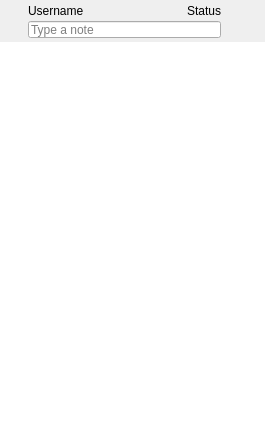
<?xml version="1.0" encoding="UTF-8"?>
<ui version="4.0">
 <class>MainWindow</class>
 <widget class="QWidget" name="MainWindow">
  <property name="geometry">
   <rect>
    <x>0</x>
    <y>0</y>
    <width>265</width>
    <height>445</height>
   </rect>
  </property>
  <property name="windowTitle">
   <string>Form</string>
  </property>
  <layout class="QVBoxLayout" name="verticalLayout_2">
   <property name="spacing">
    <number>0</number>
   </property>
   <property name="margin">
    <number>0</number>
   </property>
   <item>
    <widget class="QFrame" name="frame">
     <property name="minimumSize">
      <size>
       <width>0</width>
       <height>40</height>
      </size>
     </property>
     <property name="maximumSize">
      <size>
       <width>16777215</width>
       <height>40</height>
      </size>
     </property>
     <property name="frameShape">
      <enum>QFrame::NoFrame</enum>
     </property>
     <layout class="QHBoxLayout" name="horizontalLayout_2">
      <property name="spacing">
       <number>0</number>
      </property>
      <property name="leftMargin">
       <number>0</number>
      </property>
      <property name="topMargin">
       <number>0</number>
      </property>
      <property name="rightMargin">
       <number>0</number>
      </property>
      <property name="bottomMargin">
       <number>2</number>
      </property>
      <item>
       <spacer name="horizontalSpacer_2">
        <property name="orientation">
         <enum>Qt::Horizontal</enum>
        </property>
        <property name="sizeType">
         <enum>QSizePolicy::Fixed</enum>
        </property>
        <property name="sizeHint" stdset="0">
         <size>
          <width>2</width>
          <height>20</height>
         </size>
        </property>
       </spacer>
      </item>
      <item>
       <layout class="QVBoxLayout" name="statusLayout">
        <property name="spacing">
         <number>0</number>
        </property>
        <item>
         <spacer name="verticalSpacer">
          <property name="orientation">
           <enum>Qt::Vertical</enum>
          </property>
          <property name="sizeHint" stdset="0">
           <size>
            <width>20</width>
            <height>13</height>
           </size>
          </property>
         </spacer>
        </item>
       </layout>
      </item>
      <item>
       <spacer name="horizontalSpacer_3">
        <property name="orientation">
         <enum>Qt::Horizontal</enum>
        </property>
        <property name="sizeType">
         <enum>QSizePolicy::Fixed</enum>
        </property>
        <property name="sizeHint" stdset="0">
         <size>
          <width>6</width>
          <height>20</height>
         </size>
        </property>
       </spacer>
      </item>
      <item>
       <layout class="QVBoxLayout" name="infoLayout">
        <property name="spacing">
         <number>0</number>
        </property>
        <item>
         <layout class="QHBoxLayout" name="horizontalLayout">
          <item>
           <widget class="lmLabel" name="lblUserName">
            <property name="sizePolicy">
             <sizepolicy hsizetype="Expanding" vsizetype="Preferred">
              <horstretch>0</horstretch>
              <verstretch>0</verstretch>
             </sizepolicy>
            </property>
            <property name="text">
             <string>Username</string>
            </property>
            <property name="alignment">
             <set>Qt::AlignLeading|Qt::AlignLeft|Qt::AlignVCenter</set>
            </property>
           </widget>
          </item>
          <item>
           <spacer name="horizontalSpacer">
            <property name="orientation">
             <enum>Qt::Horizontal</enum>
            </property>
            <property name="sizeType">
             <enum>QSizePolicy::Fixed</enum>
            </property>
            <property name="sizeHint" stdset="0">
             <size>
              <width>2</width>
              <height>20</height>
             </size>
            </property>
           </spacer>
          </item>
          <item>
           <widget class="QLabel" name="lblStatus">
            <property name="sizePolicy">
             <sizepolicy hsizetype="Preferred" vsizetype="Preferred">
              <horstretch>0</horstretch>
              <verstretch>0</verstretch>
             </sizepolicy>
            </property>
            <property name="minimumSize">
             <size>
              <width>0</width>
              <height>0</height>
             </size>
            </property>
            <property name="maximumSize">
             <size>
              <width>16777215</width>
              <height>16777215</height>
             </size>
            </property>
            <property name="text">
             <string>Status</string>
            </property>
            <property name="alignment">
             <set>Qt::AlignRight|Qt::AlignTrailing|Qt::AlignVCenter</set>
            </property>
           </widget>
          </item>
         </layout>
        </item>
        <item>
         <widget class="lmLineEdit" name="txtNote">
          <property name="maximumSize">
           <size>
            <width>16777215</width>
            <height>17</height>
           </size>
          </property>
          <property name="placeholderText">
           <string>Type a note</string>
          </property>
         </widget>
        </item>
       </layout>
      </item>
      <item>
       <spacer name="horizontalSpacer_5">
        <property name="orientation">
         <enum>Qt::Horizontal</enum>
        </property>
        <property name="sizeType">
         <enum>QSizePolicy::Fixed</enum>
        </property>
        <property name="sizeHint" stdset="0">
         <size>
          <width>2</width>
          <height>20</height>
         </size>
        </property>
       </spacer>
      </item>
      <item>
       <widget class="lmToolButton" name="btnAvatar">
        <property name="toolTip">
         <string>Change avatar</string>
        </property>
        <property name="iconSize">
         <size>
          <width>32</width>
          <height>32</height>
         </size>
        </property>
        <property name="popupMode">
         <enum>QToolButton::InstantPopup</enum>
        </property>
        <property name="autoRaise">
         <bool>true</bool>
        </property>
       </widget>
      </item>
      <item>
       <spacer name="horizontalSpacer_4">
        <property name="orientation">
         <enum>Qt::Horizontal</enum>
        </property>
        <property name="sizeType">
         <enum>QSizePolicy::Fixed</enum>
        </property>
        <property name="sizeHint" stdset="0">
         <size>
          <width>2</width>
          <height>20</height>
         </size>
        </property>
       </spacer>
      </item>
     </layout>
    </widget>
   </item>
   <item>
    <widget class="QLabel" name="lblDividerTop">
     <property name="sizePolicy">
      <sizepolicy hsizetype="Preferred" vsizetype="Fixed">
       <horstretch>0</horstretch>
       <verstretch>0</verstretch>
      </sizepolicy>
     </property>
     <property name="minimumSize">
      <size>
       <width>0</width>
       <height>2</height>
      </size>
     </property>
     <property name="maximumSize">
      <size>
       <width>16777215</width>
       <height>2</height>
      </size>
     </property>
    </widget>
   </item>
   <item>
    <widget class="QWidget" name="wgtToolBar" native="true">
     <property name="sizePolicy">
      <sizepolicy hsizetype="Preferred" vsizetype="Preferred">
       <horstretch>0</horstretch>
       <verstretch>0</verstretch>
      </sizepolicy>
     </property>
     <layout class="QVBoxLayout" name="verticalLayout_4">
      <property name="spacing">
       <number>0</number>
      </property>
      <property name="margin">
       <number>0</number>
      </property>
      <item>
       <layout class="QHBoxLayout" name="toolBarLayout">
        <property name="spacing">
         <number>0</number>
        </property>
       </layout>
      </item>
     </layout>
    </widget>
   </item>
   <item>
    <widget class="lmUserTreeWidget" name="tvUserList">
     <property name="frameShape">
      <enum>QFrame::NoFrame</enum>
     </property>
     <property name="horizontalScrollBarPolicy">
      <enum>Qt::ScrollBarAlwaysOff</enum>
     </property>
     <property name="dragEnabled">
      <bool>true</bool>
     </property>
     <property name="dragDropMode">
      <enum>QAbstractItemView::InternalMove</enum>
     </property>
     <property name="defaultDropAction">
      <enum>Qt::MoveAction</enum>
     </property>
     <property name="indentation">
      <number>0</number>
     </property>
     <property name="animated">
      <bool>true</bool>
     </property>
     <property name="allColumnsShowFocus">
      <bool>true</bool>
     </property>
     <attribute name="headerVisible">
      <bool>false</bool>
     </attribute>
     <column>
      <property name="text">
       <string>Contacts</string>
      </property>
     </column>
    </widget>
   </item>
  </layout>
 </widget>
 <layoutdefault spacing="6" margin="11"/>
 <customwidgets>
  <customwidget>
   <class>lmUserTreeWidget</class>
   <extends>QTreeWidget</extends>
   <header>usertreewidget.h</header>
  </customwidget>
  <customwidget>
   <class>lmLabel</class>
   <extends>QLabel</extends>
   <header>subcontrols.h</header>
  </customwidget>
  <customwidget>
   <class>lmToolButton</class>
   <extends>QToolButton</extends>
   <header>subcontrols.h</header>
  </customwidget>
  <customwidget>
   <class>lmLineEdit</class>
   <extends>QLineEdit</extends>
   <header>subcontrols.h</header>
  </customwidget>
 </customwidgets>
 <tabstops>
  <tabstop>tvUserList</tabstop>
  <tabstop>btnAvatar</tabstop>
  <tabstop>txtNote</tabstop>
 </tabstops>
 <resources/>
 <connections/>
</ui>
